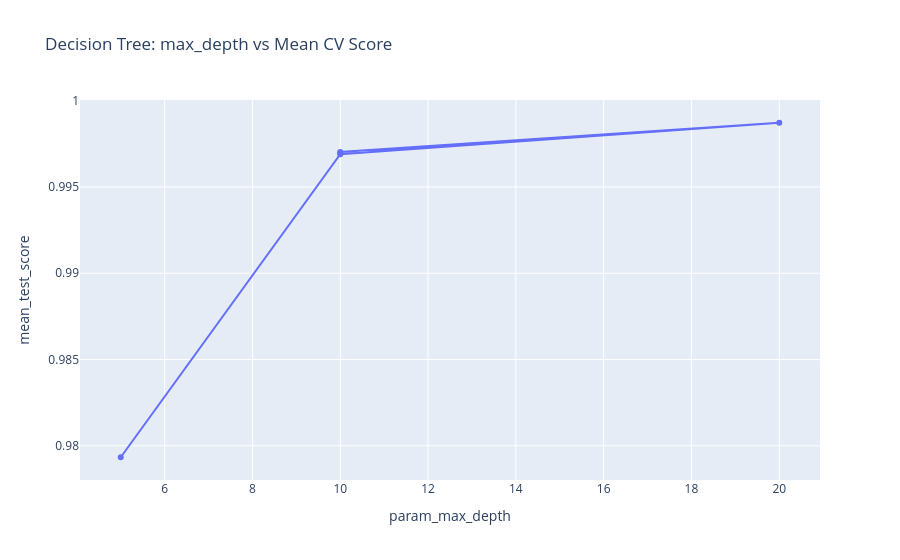
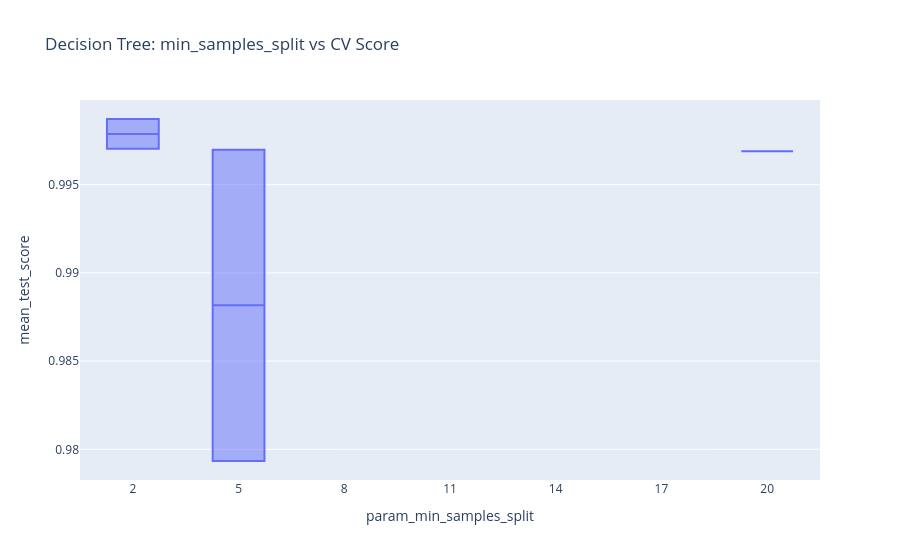

The cell these charts' notebook holds for them, in order:
### Code cell
dt_results = pd.DataFrame(
    dt_random.cv_results_
)

display(
    dt_results[
        [
            'param_max_depth',
            'param_min_samples_split',
            'param_min_samples_leaf',
            'mean_test_score',
            'rank_test_score'
        ]
    ].sort_values(
        by='rank_test_score'
    ).head(10)
)

fig1 = px.line(

    dt_results,

    x='param_max_depth',

    y='mean_test_score',

    title='Decision Tree: max_depth vs Mean CV Score',

    markers=True
)

fig1.show()

fig2 = px.box(

    dt_results,

    x='param_min_samples_split',

    y='mean_test_score',

    title='Decision Tree: min_samples_split vs CV Score'
)

fig2.show()

fig3 = px.box(

    dt_results,

    x='param_min_samples_leaf',

    y='mean_test_score',

    title='Decision Tree: min_samples_leaf vs CV Score'
)

fig3.show()

### Figure 1 — Plotly figure (JSON) as saved in the notebook; plotly's stock layout.template omitted (floating-point values rounded to 4 significant figures)
{"data": [{"hovertemplate": "param_max_depth=%{x}<br>mean_test_score=%{y}<extra></extra>", "legendgroup": "", "line": {"color": "#636efa", "dash": "solid"}, "marker": {"symbol": "circle"}, "mode": "lines+markers", "name": "", "orientation": "v", "showlegend": false, "type": "scatter", "x": [10, 10, 20, 10, 5], "xaxis": "x", "y": [0.997, 0.997, 0.9987, 0.9969, 0.9793], "yaxis": "y"}], "layout": {"legend": {"tracegroupgap": 0}, "title": {"text": "Decision Tree: max_depth vs Mean CV Score"}, "xaxis": {"anchor": "y", "domain": [0, 1], "title": {"text": "param_max_depth"}}, "yaxis": {"anchor": "x", "domain": [0, 1], "title": {"text": "mean_test_score"}}}}

### Figure 2 — Plotly figure (JSON) as saved in the notebook; plotly's stock layout.template omitted (floating-point values rounded to 4 significant figures)
{"data": [{"alignmentgroup": "True", "hovertemplate": "param_min_samples_split=%{x}<br>mean_test_score=%{y}<extra></extra>", "legendgroup": "", "marker": {"color": "#636efa"}, "name": "", "notched": false, "offsetgroup": "", "orientation": "v", "showlegend": false, "type": "box", "x": [5, 2, 2, 20, 5], "x0": " ", "xaxis": "x", "y": [0.997, 0.997, 0.9987, 0.9969, 0.9793], "y0": " ", "yaxis": "y"}], "layout": {"boxmode": "group", "legend": {"tracegroupgap": 0}, "title": {"text": "Decision Tree: min_samples_split vs CV Score"}, "xaxis": {"anchor": "y", "domain": [0, 1], "title": {"text": "param_min_samples_split"}}, "yaxis": {"anchor": "x", "domain": [0, 1], "title": {"text": "mean_test_score"}}}}
